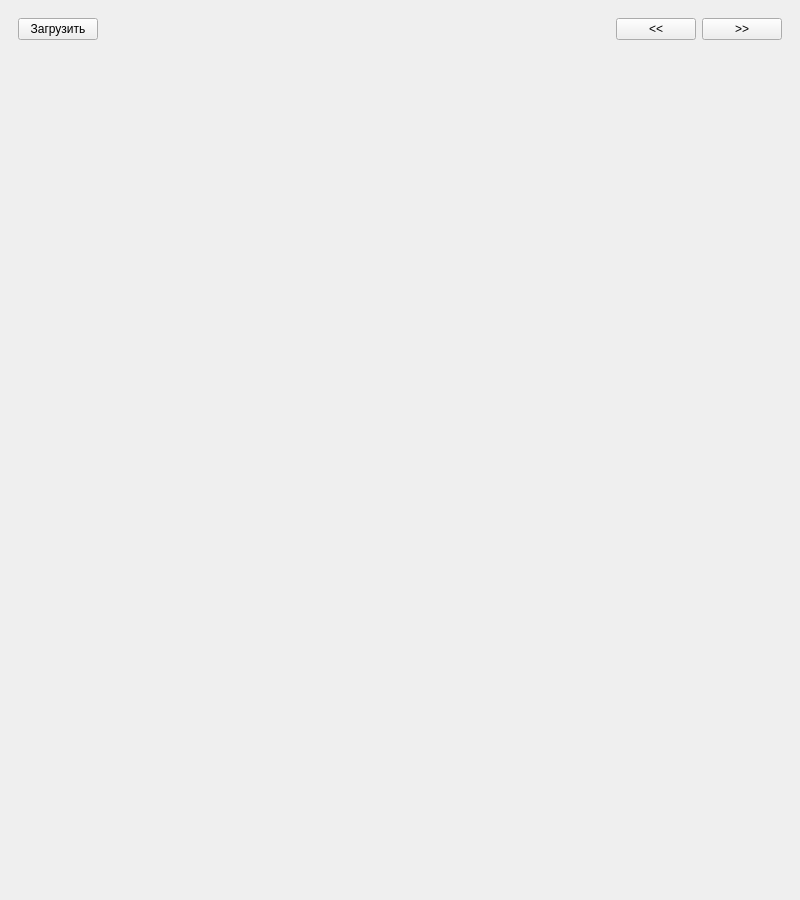
<?xml version="1.0" encoding="UTF-8"?>
<ui version="4.0">
 <class>MainWindow</class>
 <widget class="QMainWindow" name="MainWindow">
  <property name="geometry">
   <rect>
    <x>0</x>
    <y>0</y>
    <width>800</width>
    <height>900</height>
   </rect>
  </property>
  <property name="minimumSize">
   <size>
    <width>800</width>
    <height>900</height>
   </size>
  </property>
  <property name="windowTitle">
   <string>pdf reader</string>
  </property>
  <widget class="QWidget" name="centralwidget">
   <layout class="QVBoxLayout" name="verticalLayout">
    <item>
     <widget class="QWidget" name="widget_control" native="true">
      <property name="sizePolicy">
       <sizepolicy hsizetype="Preferred" vsizetype="Minimum">
        <horstretch>0</horstretch>
        <verstretch>0</verstretch>
       </sizepolicy>
      </property>
      <layout class="QHBoxLayout" name="horizontalLayout">
       <item>
        <widget class="QPushButton" name="btn_upload">
         <property name="text">
          <string>Загрузить</string>
         </property>
        </widget>
       </item>
       <item>
        <spacer name="horizontalSpacer">
         <property name="orientation">
          <enum>Qt::Horizontal</enum>
         </property>
         <property name="sizeHint" stdset="0">
          <size>
           <width>40</width>
           <height>20</height>
          </size>
         </property>
        </spacer>
       </item>
       <item>
        <widget class="QPushButton" name="btn_back">
         <property name="text">
          <string>&lt;&lt;</string>
         </property>
        </widget>
       </item>
       <item>
        <widget class="QPushButton" name="btn_next">
         <property name="text">
          <string>&gt;&gt;</string>
         </property>
        </widget>
       </item>
      </layout>
     </widget>
    </item>
    <item>
     <widget class="QWidget" name="widget_reader" native="true">
      <property name="sizePolicy">
       <sizepolicy hsizetype="Preferred" vsizetype="Expanding">
        <horstretch>0</horstretch>
        <verstretch>0</verstretch>
       </sizepolicy>
      </property>
      <layout class="QHBoxLayout" name="horizontalLayout_2">
       <item>
        <widget class="QLabel" name="label_reader">
         <property name="text">
          <string/>
         </property>
        </widget>
       </item>
      </layout>
     </widget>
    </item>
    <item>
     <widget class="QWidget" name="widget_page_number" native="true">
      <layout class="QHBoxLayout" name="horizontalLayout_3">
       <item>
        <widget class="QLabel" name="label_page">
         <property name="layoutDirection">
          <enum>Qt::LeftToRight</enum>
         </property>
         <property name="text">
          <string/>
         </property>
         <property name="alignment">
          <set>Qt::AlignCenter</set>
         </property>
        </widget>
       </item>
      </layout>
     </widget>
    </item>
   </layout>
   <zorder>widget_control</zorder>
   <zorder>widget_reader</zorder>
   <zorder>widget_page_number</zorder>
  </widget>
 </widget>
 <resources/>
 <connections/>
</ui>
